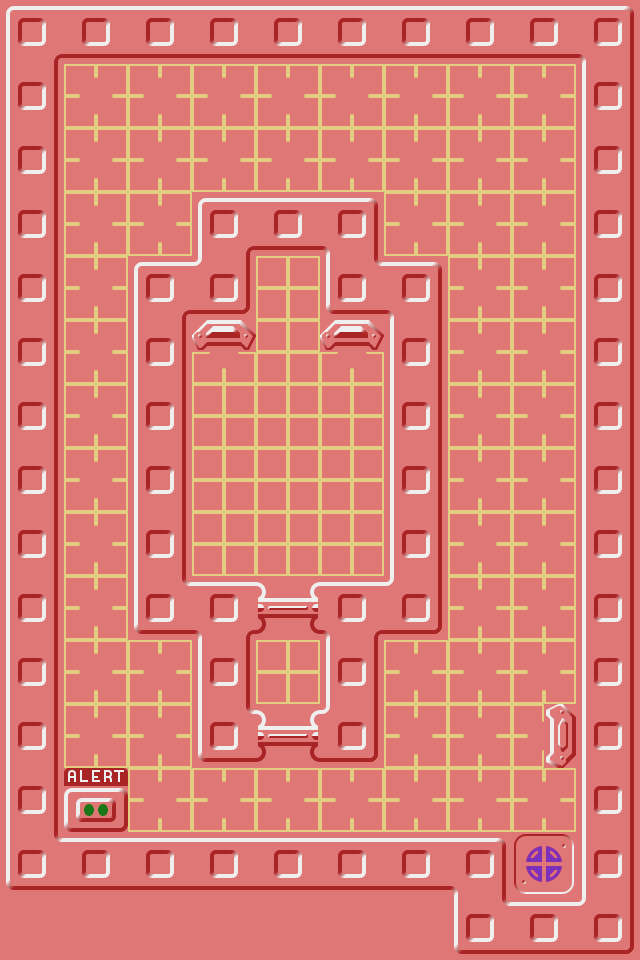

Tiled map render using the project's own tile images. Description and the whole map definition, tile-layer contents included, below:
An orthogonal 10x15 tile map with 64x64 px tiles, 1 tile layer (Tile Layer 1) and 9 objects.

<map version="1.10" tiledversion="1.11.2" orientation="orthogonal" renderorder="right-down" width="10" height="15" tilewidth="64" tileheight="64" infinite="0" nextlayerid="3" nextobjectid="9">
    <tileset firstgid="1" source="default.tsx" />
    <layer id="1" name="Tile Layer 1" width="10" height="15">
        <data encoding="csv">
8,11,11,11,11,11,11,11,11,10,
12,1,1,1,1,1,1,1,1,12,
12,1,1,1,1,1,1,1,1,12,
12,1,1,8,11,10,1,1,1,12,
12,1,8,4,44,2,10,1,1,12,
12,1,12,26,44,26,12,1,1,12,
12,1,12,44,44,44,12,1,1,12,
12,1,12,44,44,44,12,1,1,12,
12,1,12,44,44,44,12,1,1,12,
12,1,2,9,19,9,4,1,1,12,
12,1,1,12,44,12,1,1,1,12,
12,1,1,2,19,4,1,1,25,12,
12,39,1,1,1,1,1,1,1,12,
2,11,11,11,11,11,11,10,33,12,
34,34,34,34,34,34,34,2,11,4
</data>
    </layer>
    <objectgroup id="2" name="waypoints">
        <object id="1" x="96" y="96">
            <properties>
                <property name="link-0" type="object" value="2" />
            </properties>
            <point />
        </object>
        <object id="2" x="480" y="96">
            <properties>
                <property name="link-0" type="object" value="5" />
                <property name="link-1" type="object" value="1" />
            </properties>
            <point />
        </object>
        <object id="3" x="288" y="288">
            <properties>
                <property name="link-0" type="object" value="7" />
            </properties>
            <point />
        </object>
        <object id="4" x="96" y="672">
            <properties>
                <property name="link-0" type="object" value="6" />
                <property name="link-1" type="object" value="1" />
            </properties>
            <point />
        </object>
        <object id="5" x="480" y="736">
            <properties>
                <property name="link-0" type="object" value="8" />
                <property name="link-1" type="object" value="2" />
            </properties>
            <point />
        </object>
        <object id="6" x="224" y="800">
            <properties>
                <property name="link-0" type="object" value="7" />
                <property name="link-1" type="object" value="4" />
                <property name="link-2" type="object" value="8" />
            </properties>
            <point />
        </object>
        <object id="7" x="288" y="800">
            <properties>
                <property name="link-0" type="object" value="6" />
                <property name="link-1" type="object" value="8" />
                <property name="link-2" type="object" value="3" />
            </properties>
            <point />
        </object>
        <object id="8" x="544" y="800">
            <properties>
                <property name="link-0" type="object" value="5" />
                <property name="link-1" type="object" value="7" />
                <property name="link-2" type="object" value="6" />
            </properties>
            <point />
        </object>
    </objectgroup>
 <objectgroup id="90" name="lifts">
  <object id="900" x="544" y="864"><properties><property name="elevator" type="int" value="4" /><property name="stop_index" type="int" value="0" /></properties><point /></object>
 </objectgroup>
</map>
